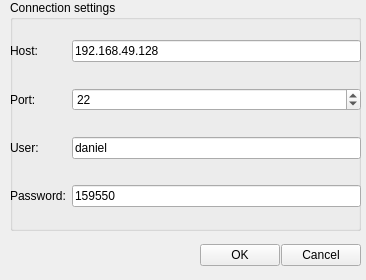
<?xml version="1.0" encoding="UTF-8"?>
<ui version="4.0">
 <class>ConnectionDialog</class>
 <widget class="QWidget" name="ConnectionDialog">
  <property name="geometry">
   <rect>
    <x>0</x>
    <y>0</y>
    <width>366</width>
    <height>280</height>
   </rect>
  </property>
  <property name="windowTitle">
   <string>Form</string>
  </property>
  <widget class="QWidget" name="layoutWidget">
   <property name="geometry">
    <rect>
     <x>10</x>
     <y>240</y>
     <width>351</width>
     <height>31</height>
    </rect>
   </property>
   <layout class="QHBoxLayout" name="horizontalLayout">
    <property name="spacing">
     <number>1</number>
    </property>
    <item>
     <spacer name="horizontalSpacer">
      <property name="orientation">
       <enum>Qt::Horizontal</enum>
      </property>
      <property name="sizeHint" stdset="0">
       <size>
        <width>40</width>
        <height>20</height>
       </size>
      </property>
     </spacer>
    </item>
    <item>
     <widget class="QPushButton" name="okButton">
      <property name="text">
       <string>OK</string>
      </property>
     </widget>
    </item>
    <item>
     <widget class="QPushButton" name="cancelButton">
      <property name="text">
       <string>Cancel</string>
      </property>
     </widget>
    </item>
   </layout>
  </widget>
  <widget class="QGroupBox" name="groupBox">
   <property name="geometry">
    <rect>
     <x>10</x>
     <y>0</y>
     <width>351</width>
     <height>231</height>
    </rect>
   </property>
   <property name="title">
    <string>Connection settings</string>
   </property>
   <widget class="QWidget" name="gridLayoutWidget">
    <property name="geometry">
     <rect>
      <x>0</x>
      <y>20</y>
      <width>351</width>
      <height>211</height>
     </rect>
    </property>
    <layout class="QGridLayout" name="gridLayout">
     <item row="1" column="0">
      <widget class="QLabel" name="hostLabel">
       <property name="text">
        <string>Host:</string>
       </property>
      </widget>
     </item>
     <item row="2" column="0">
      <widget class="QLabel" name="portLabel">
       <property name="text">
        <string>Port:</string>
       </property>
      </widget>
     </item>
     <item row="1" column="1">
      <widget class="QLineEdit" name="editHost">
       <property name="text">
        <string>192.168.49.128</string>
       </property>
      </widget>
     </item>
     <item row="4" column="0">
      <widget class="QLabel" name="passwordLabel">
       <property name="text">
        <string>Password:</string>
       </property>
      </widget>
     </item>
     <item row="3" column="1">
      <widget class="QLineEdit" name="editUser">
       <property name="text">
        <string>daniel</string>
       </property>
      </widget>
     </item>
     <item row="3" column="0">
      <widget class="QLabel" name="userLabel">
       <property name="text">
        <string>User:</string>
       </property>
      </widget>
     </item>
     <item row="4" column="1">
      <widget class="QLineEdit" name="editPassword">
       <property name="text">
        <string>159550</string>
       </property>
      </widget>
     </item>
     <item row="2" column="1">
      <widget class="QSpinBox" name="editPort">
       <property name="value">
        <number>22</number>
       </property>
      </widget>
     </item>
    </layout>
   </widget>
  </widget>
 </widget>
 <resources/>
 <connections/>
</ui>
